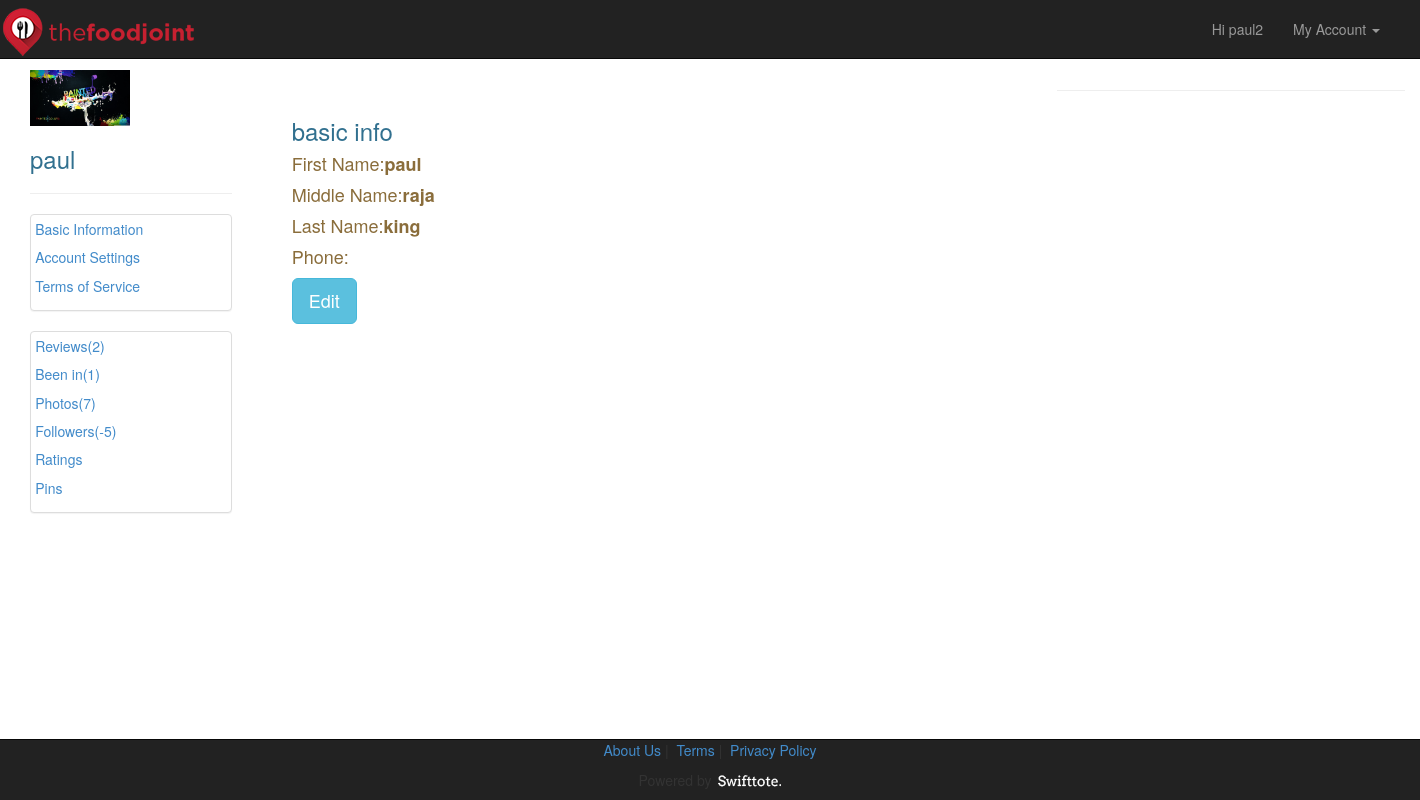
Screenshot of /profiles/viewProfile/ (signed in) with the database file from the repository.
### userprofiles/models.py (models this page shows, shortened)
class UserProfile(models.Model):
	userObject = models.OneToOneField(User)
	firstName = models.CharField(max_length = 100,blank = True)
	middleName = models.CharField(max_length = 100,blank = True)
	lastName = models.CharField(max_length =100,blank = True)
	phoneNumber = PhoneNumberField(blank = True)
	profilePicture = models.ImageField(upload_to = 'userpics/userprofile',blank = True,)
	coverPicture = models.ImageField(upload_to = 'userpics/usercover',blank = True)
	followersCount = models.IntegerField(default = 0)
	follows = models.ManyToManyField('self',related_name= "follow", symmetrical = False,blank = True)
	userPoints = models.IntegerField(default  = 0)
	checkedInAt = models.ManyToManyField(Restaurant,related_name = 'checked_in_at',symmetrical = False,through = 'CheckInCounter')
	profileStatus = models.CharField(max_length = 250, default = "")

### userprofiles/views.py (the view)
# urls.py: url(r'^profile/(?P<userName>[\w\-]+)/$',views.viewUser,name = "viewProfile"),
@login_required
def viewProfile(request):
	contextDi = {}
	username = request.user
	userObject = User.objects.get(username = username)
	if  UserProfile.objects.filter(userObject = userObject):
		contextDi['user'] = userObject
		contextDi['profileObject'] = UserProfile.objects.get(userObject=userObject)
		profobj=UserProfile.objects.get(userObject=userObject)
		print profobj.middleName
		return render (request,'profile/viewProfile.html',contextDi)
	else:
	    contextDi['noprofile']='You havent created ur profile yet....'
	    return render(request,'profile/viewProfile.html',contextDi)

### templates/profile/viewProfile.html (shortened to what this page needs)
{% extends 'main.html' %}
{% load staticfiles %}
{% block sidePanel %}
    {% if profileObject.profilePicture %}
    <img style = "width:100px;" src="{{profileObject.profilePicture.url}}">
    {% else %}
    <img style = "width=8%;" src="{% static 'images/anon_user.png' %}">
    {% endif %}
<h3 class="text-info">{{profileObject.firstName}}</h3>
<hr>
<div class="panel panel-default">
<ul id = "leftLink" class="list-unstyled">
	<li id = "basicInfoButton"><a>Basic Information</a></li>
	<li id = "accountSettingsButton"><a> Account Settings</a></li>
	<li id = "termsOfServiceButton"><a>Terms of Service</a></li>
</ul>
</div>
<div class="panel panel-default">
<ul id = "leftLink" class="list-unstyled">
	<li id = "reviewsButton"><a>Reviews({{profileObject.userObject.restaurantreview_set.count}})</a></li>
	<li id = "beeninButton"><a>Been in({{profileObject.checkincounter_set.count}})</a></li>
	<li id = "photoButton"><a>Photos({{profileObject.userObject.reviewimages_set.count}})</a></li>
	<li id = "followersButton"><a>Followers({{profileObject.followersCount}})</a></li>
	<li id = "ratingButton"><a>Ratings</a></li>
	<li id = "pinButton"><a>Pins</a></li>
</ul>
</div>
{% endblock %}
{% block pageBody%}
{% if noprofile %}
<div id = "basicInfo" class = "container">
	<h3 class="text-danger">{{noprofile}}..create now..</h3>
	<form action = "/profiles/saveBasic/" method = "POST" class = "form-inline" enctype = "multipart/form-data">
		{% csrf_token %}
		<div class = "form-group">
		<label for = "firstname">First Name</label>
		<input type = "text" class = "form-control" value = "{{profile.firstName}}" name = "firstname" placeholder = "{{profileObject.firstName}}">
		</div>
		<div class="form-group">
			<label for = "midddlename">Middle Name:</label>
			<input type="text" value = "{{profile.middleName}}" class = "form-control" name = "middlename" placeholder = "{{profileObject.middleName}}">
		</div>
		<p>
		</p>
		<div class="form-group">
			<label for="lastaname">Last Name:</label>
			<input type = "text" value = "{{profile.lastName}}" class="form-control" name = "lastname" placeholder = "{{profileObject.Lastname}}">
		</div>
		<p></p>
		<div class = "form-group">
			<label for = "profileImage">Profile Picture</label>
			<input type="file" name = "profilePic" class = "form-control">
		</div>
		<p></p>
		<button type = "submit" class = "btn btn-success" id = "nameSave">Save</button>
	</form>
				<p></p>
				<form action  = "/profiles/savePhone/" method  = "POST" class = "form-inline" enctype="multipart/form-data">
				{% csrf_token %}
				<div class = "form-group">
				<label for = "contact">Contact No</label>
				<input type = "text" name = "contact"  class = "form-control"   id = "phoneNumber" value="{{profile.phoneNumber}}" placeholder = "{{profileObject.phoneNumber}}"></input>
				</div>
				<input type = "button" id = "verifyPhone" class = "btn btn-info" value = "Verify Phone Number">
				<p></p>
				<button type = "submit" class = "btn btn-success" id = "contactinfoSave">Save</button>
				&nbsp;<a class = "btn btn-warning" href = "/thefoodjoint/accounts/profile/">Cancel</a>
				</form>
			</div>
      {% else %}
                   <div id="basicInfo" class="container">
                   {% block profileinfo%}
                             <h3 class="text-info">basic info</h3>
                                        {% block basicinfo %}
                                       <h4 class="text-warning">First Name:<strong>{{profileObject.firstName}} </strong></h4>
                                       	 <h4 class="text-warning">Middle Name:<strong>{{profileObject.middleName}} </strong></h4>
                                       	  <h4 class="text-warning">Last Name:<strong>{{profileObject.lastName}} </strong></h4>
                                       	   <h4 class="text-warning">Phone:<strong>{{profileObject.phoneNumber}} </strong></h4>
                                         {% endblock%}
                             <button type="button" class="btn btn-info btn-lg" data-toggle="modal" data-target="#editform">Edit</button>
                   {% endblock %}
               </div>
      {% endif %}
{% endblock %}

### templates/main.html (shortened to what this page needs)
<!DOCTYPE html>
{% load staticfiles%}
<html lang="en">
	<head>
		<link rel="stylesheet" href="{% static 'css/normalize.css'%}">
		<link href="{% static 'css/bootstrap.min.css' %}" rel="stylesheet">
		<link rel="stylesheet" href="https://maxcdn.bootstrapcdn.com/font-awesome/4.4.0/css/font-awesome.min.css">
		<link href="{% static 'css/styles.css' %}" rel="stylesheet">
	</head>
	<body>
<nav class="navbar navbar-default navbar-fixed-top navbar-inverse" role="navigation" style = "padding-right:5vh; padding-bottom:.5vh; padding-top:.5vh;">
	<div class="navbar-header">
        <a class="navbar-brand" style = "padding:0px;" rel="home" href="/"><img src="{% static 'images/foodjoint_logo.png'%}"></a>
	</div>
	<div class="collapse navbar-collapse">
		{% if user.is_authenticated %}
              <ul class="nav navbar-nav navbar-right c-navbar-loggedin">
                <li>
                  <a class="c-dp-name" href="#">Hi {{ user.username}}</a>
                  <li class="dropdown c-account-info-btn">
                      <a href="#" class="dropdown-toggle" data-toggle="dropdown" role="button" aria-expanded="false">My Account <span class="caret c-red-color"></span></a>
                  </li>
                </li>
              </ul>
              {% endif %}
	</div>
</nav>
<div class="container-fluid">
  <div class="col-sm-2 col-md-2">
        {% block sidePanel %}
        {% endblock %}
  </div>
  <div class="col-sm-7 col-md-7">
    <div class="container col-sm-12 col-md-12" style = "padding-bottom:10vh;">
    {% block pageBody %}{% endblock %}
   </div>
  </div>
  <div class="col-sm-3 col-md-3">
  </div>
  <hr>
</div>
<nav class = "navbar navbar-inverse navbar-fixed-bottom">
	<div class="container">
		<div class="row">
            <div class="col-md-12">
              <p class="text-center" >
                  <a class  = "bottomBar" href="/thefoodjoint/aboutus/">About Us</a>&nbsp;|&nbsp;
                  <a class  = "bottomBar" href="/thefoodjoint/terms/">Terms</a>&nbsp;|&nbsp;
                  <a  class  = "bottomBar" href="/thefoodjoint/privacy/">Privacy Policy</a>
              </p>
            </div>
          </div>
          <div class="row">
            <div class="col-md-12">
              <p class="text-center">
                Powered by <a href = "http://www.swifttote.com"><img src="{% static 'images/footer-logo.png' %}"></a>
              </p>
            </div>
          </div>
        </div>
</nav>
	</body>
</html>

### static/css/styles.css (style rules this page uses)
body { padding-top: 70px; }

### templates/profile/viewProfile.html (style rules this page uses)
#leftLink li { padding-top:.5em; padding-bottom:.5em; }
#leftLink li { padding:.3em; }
#basicInfo { padding-top:2em; }

### rows the page displays
UserProfile: profilePicture (picture), firstName "paul", userObject.restaurantreview_set.count "2", checkincounter_set.count "1", userObject.reviewimages_set.count "7", followersCount "-5", middleName "raja", lastName "king"

### other values shown
{{ user.username }} "paul2"
